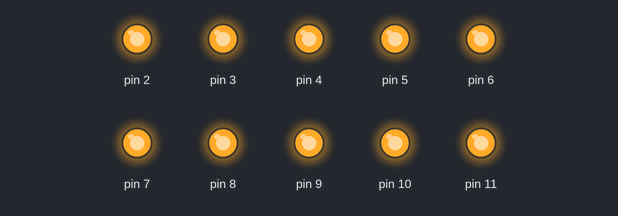
Bench run of a sketch on a simulated Arduino Uno, built with avr-gcc and run on an emulated ATmega328P. Parts: output pins drawn as LEDs (lit = HIGH).

Above: at 0.5 s.
At 3.5 s:
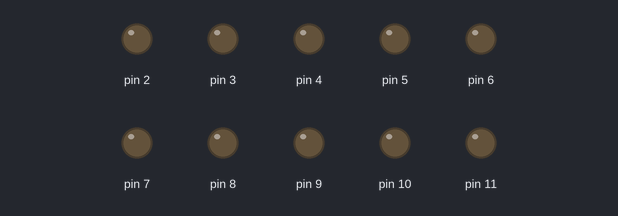
Timing chart, 0 to 4.6 s (numbered marks = the images above):
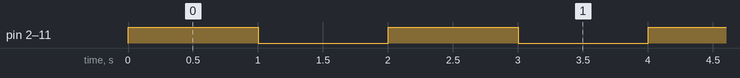

The sketch:

4_Led_10_Blink.ino
```cpp
void setup() {
  // put your setup code here, to run once:
  pinMode(2, OUTPUT);
  pinMode(3, OUTPUT);
  pinMode(4, OUTPUT);
  pinMode(5, OUTPUT);
  pinMode(6, OUTPUT);
  pinMode(7, OUTPUT);
  pinMode(8, OUTPUT);
  pinMode(9, OUTPUT);
  pinMode(10, OUTPUT);
  pinMode(11, OUTPUT);
}

void loop() {
  // put your main code here, to run repeatedly:
  for (int i = 0; i <= 11; i++) {

    digitalWrite(i, HIGH);
  }
  delay(1000);
  for (int i = 0; i <= 11; i++) {

    digitalWrite(i, LOW);
  }
  delay(1000);
}
```

Measured:
- by itself, pin 2–11: alternates HIGH for 1.0 s and LOW for 1.0 s
